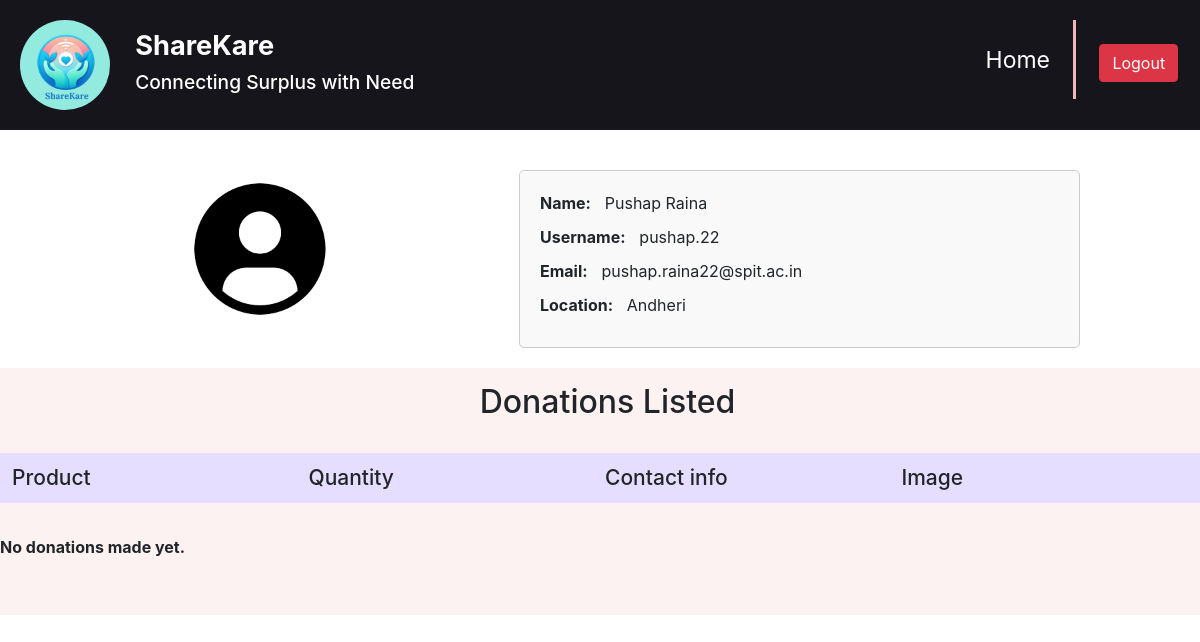
Before: /userprofile/ (signed in) with the older database file.
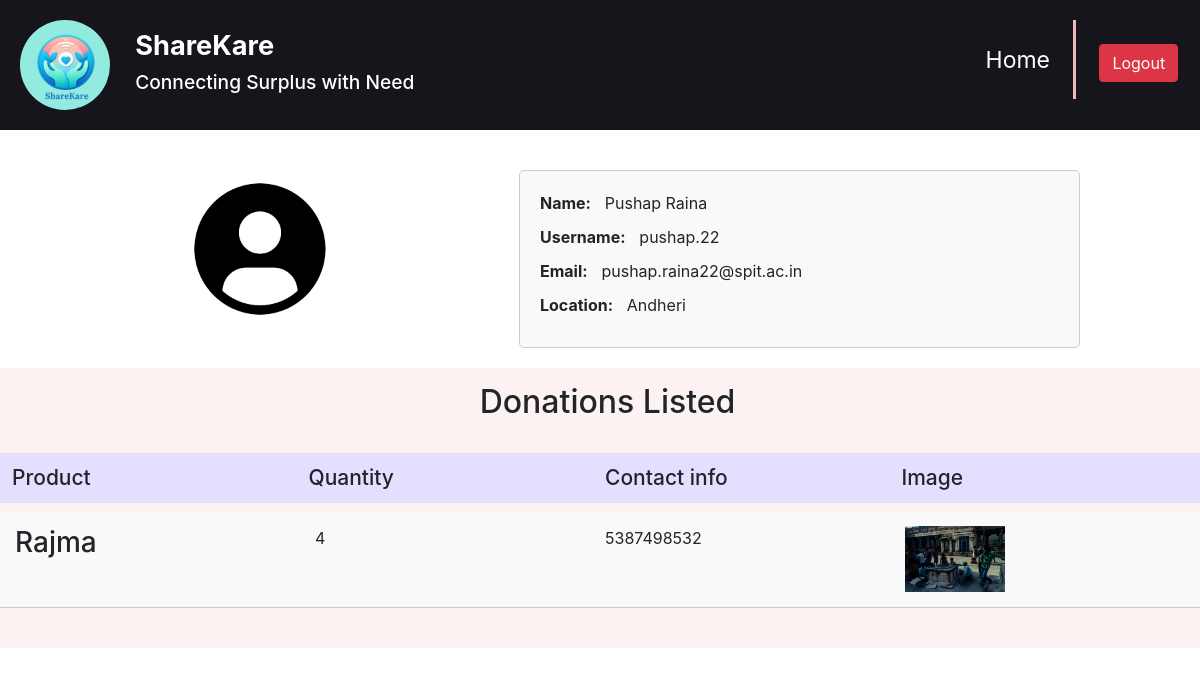
After: the same page with the newer database file.
### home/models.py (models this page shows, shortened)
class Donation(models.Model):
    user = models.ForeignKey(User, on_delete=models.CASCADE)
    other_products = models.TextField(max_length=100)
    phone_number = models.CharField(max_length=15)
    product_quantity = models.IntegerField()
    product_images = models.ImageField(upload_to="images/")

### home/views.py (the view)
# urls.py: path('userprofile/', views.user_profile, name='userprofile'),
@login_required
def user_profile(request):
    return render(request, 'userprofile.html')

### templates/userprofile.html (shortened to what this page needs)
<!DOCTYPE html>
{% load static %}
<html lang="en">
<head>
    <link rel="stylesheet" href="{% static "css/ngo_prof.css" %}"/>
    <link href="https://cdn.jsdelivr.net/npm/bootstrap@5.3.3/dist/css/bootstrap.min.css" rel="stylesheet">
    <link href="https://maxcdn.bootstrapcdn.com/bootstrap/4.5.2/css/bootstrap.min.css" rel="stylesheet">
</head>
<body>
    <header>
        <div class="m_container">
            <div id="left">
                <div>
                    <img src="{% static "images/ShareKare.png" %}" id="logo" alt="ShareCare Logo">
                </div>
                <div id="lrig">
                        <h1>ShareKare</h1>
                        <h3>Connecting Surplus with Need</h3>
                </div>
            </div>
            <div id="right">
                <nav>
                    <ul>
                        <div id="profile"><a href="{% url 'home' %}" id="linkprofile">Home</a></div>
                    </ul>
                </nav>
            </div>
            <div class="vl"></div>
            <div id="user1">
                <a id ="link" href="{% url 'logout' %}"><button class="btn btn-danger" onclick="logout()">Logout</button></a>
            </div>
        </div>
    </header>
    <div class="ngo-details-section">
        <div class="ngo-image">
            <img id="userimg" src="{% static "images/userlogo.png" %} " alt="{{ request.user.username }} ">
        </div>
        <div class="ngo-information">
            <p><strong>Name: </strong>{{ request.user.first_name }}</p>
            <p><strong>Username: </strong>{{ request.user.username }}</p>
            <p><strong>Email: </strong>{{ request.user.email }}</p>
            <p><strong>Location: </strong>{{ request.user.donor.location }}</p>
        </div>
    </div>
    <div class="donations-section">
        <div id="headin"><div id="txthead"><h2 align="center">Donations Listed</h2></div></div>
        <br>
        <h2>
            <div id="headitems">
                <div class="colhead">Product</div>
                <div class="colhead">Quantity</div>
                <div class="colhead">Contact info</div>
                <div class="colhead">Image</div>
            </div>
        </h2>
        {% for donation in user.donation_set.all %}
        <div class="donation-item {% cycle 'even' 'odd' %}">
            <div class="column">
                <h3>{{ donation.other_products }}</h3>
            </div>
            <div class="column" id="quant">
                <p> {{ donation.product_quantity }}</p>
            </div>
            <div class="column">
                <p>{{ donation.phone_number }}</p>
            </div>
            <div class="column" id="quant">
                <a href="{{ donation.product_images.url }}" target="_blank">
                    <img src="{{ donation.product_images.url }}" alt="{{ donation.other_products }}" class="donation-image">
                </a>
            </div>
        </div>
        {% empty %}
        <br>
        <p><strong>No donations made yet.</strong></p>
        {% endfor %}
    </div>
</body>
</html>

Changed rows visible on the page:
added Donation: other_products "Rajma", product_quantity "4", phone_number "5387498532", product_images (picture)
Other visible differences:
text no longer shown: "No donations made yet."
